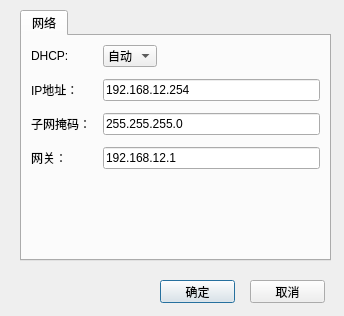
<?xml version="1.0" encoding="UTF-8"?>
<ui version="4.0">
 <class>DevCfgWgt</class>
 <widget class="QDialog" name="DevCfgWgt">
  <property name="geometry">
   <rect>
    <x>0</x>
    <y>0</y>
    <width>344</width>
    <height>316</height>
   </rect>
  </property>
  <property name="windowTitle">
   <string>设备配置</string>
  </property>
  <widget class="QPushButton" name="m_btnOk">
   <property name="geometry">
    <rect>
     <x>160</x>
     <y>280</y>
     <width>75</width>
     <height>23</height>
    </rect>
   </property>
   <property name="text">
    <string>确定</string>
   </property>
  </widget>
  <widget class="QPushButton" name="m_btnCancel">
   <property name="geometry">
    <rect>
     <x>250</x>
     <y>280</y>
     <width>75</width>
     <height>23</height>
    </rect>
   </property>
   <property name="text">
    <string>取消</string>
   </property>
  </widget>
  <widget class="QTabWidget" name="tabWidget">
   <property name="geometry">
    <rect>
     <x>20</x>
     <y>10</y>
     <width>311</width>
     <height>251</height>
    </rect>
   </property>
   <property name="currentIndex">
    <number>0</number>
   </property>
   <widget class="QWidget" name="tab">
    <attribute name="title">
     <string>网络</string>
    </attribute>
    <layout class="QVBoxLayout" name="verticalLayout">
     <property name="spacing">
      <number>12</number>
     </property>
     <item>
      <layout class="QHBoxLayout" name="horizontalLayout">
       <item>
        <widget class="QLabel" name="labelTitle_2">
         <property name="minimumSize">
          <size>
           <width>60</width>
           <height>0</height>
          </size>
         </property>
         <property name="text">
          <string>DHCP:</string>
         </property>
        </widget>
       </item>
       <item>
        <widget class="QComboBox" name="m_cbDhcp">
         <item>
          <property name="text">
           <string>自动</string>
          </property>
         </item>
         <item>
          <property name="text">
           <string>手动</string>
          </property>
         </item>
        </widget>
       </item>
       <item>
        <spacer name="horizontalSpacer">
         <property name="orientation">
          <enum>Qt::Horizontal</enum>
         </property>
         <property name="sizeHint" stdset="0">
          <size>
           <width>158</width>
           <height>20</height>
          </size>
         </property>
        </spacer>
       </item>
      </layout>
     </item>
     <item>
      <layout class="QHBoxLayout" name="horizontalLayout_2">
       <item>
        <widget class="QLabel" name="label_26">
         <property name="minimumSize">
          <size>
           <width>60</width>
           <height>0</height>
          </size>
         </property>
         <property name="maximumSize">
          <size>
           <width>60</width>
           <height>16777215</height>
          </size>
         </property>
         <property name="text">
          <string>IP地址：</string>
         </property>
        </widget>
       </item>
       <item>
        <widget class="QLineEdit" name="m_editIPAddr">
         <property name="text">
          <string>192.168.12.254</string>
         </property>
        </widget>
       </item>
      </layout>
     </item>
     <item>
      <layout class="QHBoxLayout" name="horizontalLayout_3">
       <item>
        <widget class="QLabel" name="label_27">
         <property name="minimumSize">
          <size>
           <width>60</width>
           <height>0</height>
          </size>
         </property>
         <property name="maximumSize">
          <size>
           <width>60</width>
           <height>16777215</height>
          </size>
         </property>
         <property name="text">
          <string>子网掩码：</string>
         </property>
        </widget>
       </item>
       <item>
        <widget class="QLineEdit" name="m_editNetMask">
         <property name="text">
          <string>255.255.255.0</string>
         </property>
        </widget>
       </item>
      </layout>
     </item>
     <item>
      <layout class="QHBoxLayout" name="horizontalLayout_4">
       <item>
        <widget class="QLabel" name="label_28">
         <property name="minimumSize">
          <size>
           <width>60</width>
           <height>0</height>
          </size>
         </property>
         <property name="maximumSize">
          <size>
           <width>60</width>
           <height>16777215</height>
          </size>
         </property>
         <property name="text">
          <string>网关：</string>
         </property>
        </widget>
       </item>
       <item>
        <widget class="QLineEdit" name="m_editGateWay">
         <property name="text">
          <string>192.168.12.1</string>
         </property>
        </widget>
       </item>
      </layout>
     </item>
     <item>
      <spacer name="verticalSpacer">
       <property name="orientation">
        <enum>Qt::Vertical</enum>
       </property>
       <property name="sizeHint" stdset="0">
        <size>
         <width>20</width>
         <height>69</height>
        </size>
       </property>
      </spacer>
     </item>
    </layout>
   </widget>
  </widget>
 </widget>
 <resources/>
 <connections/>
</ui>
